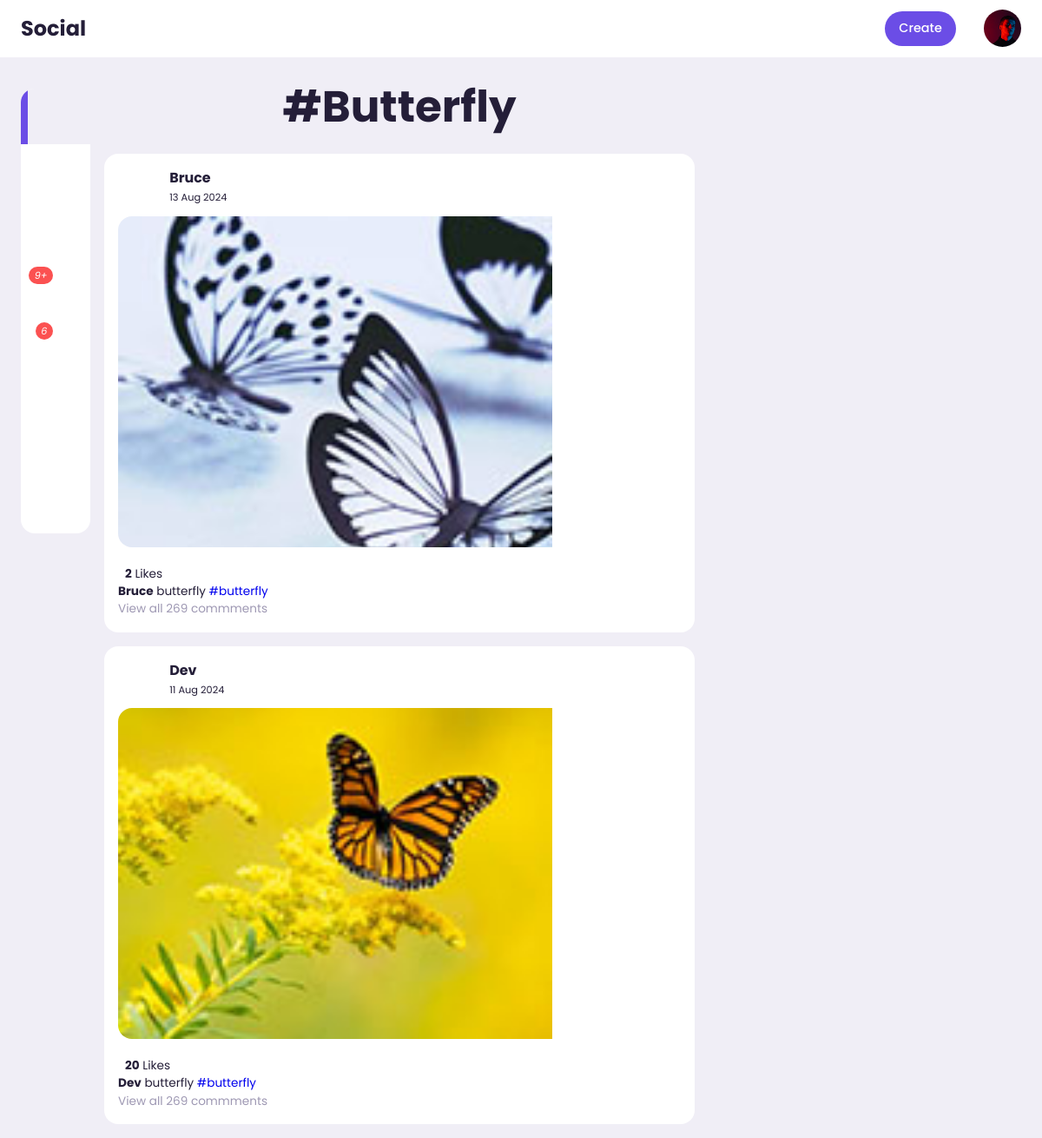
/tag/24babae7-57e2-11ef-ba1a-2c3b7007bc14, run on the app's committed database.
### post/models.py (models this page shows, shortened)
class Tag(models.Model):
    title = models.CharField(max_length=100,verbose_name="Tag")
    slug = models.SlugField(null=False,unique=True,default=uuid.uuid1)
    class Meta:
        verbose_name  = 'Tag'
        verbose_name_plural = 'Tags'
    def get_absolute_url(self):
        return reverse('tags',args=[self.slug])

class Post(models.Model):
    id = models.UUIDField(primary_key=True,default=uuid.uuid4,editable=False)
    picture = models.ImageField(upload_to=user_directory_path,verbose_name="Picture",null=True)
    caption = models.CharField(max_length=10000,verbose_name="Caption")
    posted = models.DateTimeField(auto_now_add=True)
    tag = models.ManyToManyField(Tag,related_name="tags")
    user = models.ForeignKey(User,on_delete=models.CASCADE)
    likes = models.IntegerField(default=0)
    def get_absolute_url(self):
        return reverse('post-details',args=[str(self.id)])

### post/views.py (the view)
# urls.py: path('tag/<slug:tag_slug>',views.Tags,name='tags'),
def Tags(request,tag_slug):
    tag=get_object_or_404(Tag,slug=tag_slug)
    posts = Post.objects.filter(tag=tag).order_by('-posted')
    context={
        'posts' : posts,
        'tag' : tag
    }
    return render(request,'post/tag.html',context)

### post/templates/post/tag.html (shortened to what this page needs)
{%extends 'base.html'%}
{%load static%}
    {%block content%}
<div class="middle">
    <header>
        <div>
         <h1 style="font-size: 50px; text-align:center; font-weight: bold; ">
            #{{tag.title|title}}</h1>
        </div>
    </header>
    <div class="feeds">
        {% for post in posts %}
        <div class="feed">
            <div class="head">
                <div class="user">
                    <div class="profile-photo">
                    </div>
                    <div class="ingo">
                        <h3>{{post.user.username}}</h3>
                        <small>{{post.posted|date:"d M Y"}}</small>
                    </div>
                </div>
            </div>
            <div class="photo">
                <a href="{{post.get_absolute_url}}"><img src="{{post.picture.url}}" style="width: 500px; height: 381px; object-fit: cover;" >
            </a>
            </div>
            <div class="liked-by">
                <p id="like-count-{{ post.id }}"><b>{{ post.likes }}</b> Likes</p>
            </div>
            <div class="caption">
                <p><b>{{post.user.username}}</b> {{post.caption}}
                     <span class="harsh-tag">{% for tag in post.tag.all%}<a href ="{{tag.get_absolute_url}}">#{{tag.title}}</a>{% endfor %}</span></p>
            </div>
            <div>
                <div class="comments text-muted">View all 269 commments</div>
            </div>
        </div>
        {% endfor %}
    </div>
</div>
{% endblock content %}

### static/style.css (style rules this page uses)
:root { --primary-color-hue: 252; --dark-color-lightness:17%; --light-color-lightness:95%; --white-color-lightness:100%; --color-dark : hsl(252,30%, var(--dark-color-lightness)); --color-light : hsl(252,30%,var(--light-color-lightness)); --color-gray : hsl(var(--primary-color-hue),15%,65%); --color-primary: hsl(var(--primary-color-hue),75%,60%); --color-secondary: hsl(252,100%,90%); --color-danger: hsl(0,95%,65%); --color-sucsess: hsl(120,95%,65%); --color-white: hsl(252,30%,var(--white-color-lightness)); --color-black : hsl(252,30%,10%); --border-radius: 2rem; --card-border-radius: 1rem; --btn-padding: 0.6rem 1rem; --search-padding: 0.6rem 1rem; --card-padding: 1rem; --sticky-top-left: 5.4rem; --sticky-top-right: -18rem; }
*, *::before, *::after { margin: 0; padding: 0; outline: 0; box-sizing: border-box; text-decoration: none; list-style: none; border: none; }
body { font-family: "Poppins",sans-serif ; color: var(--color-dark); background: var(--color-light); overflow-x: hidden; }
.profile-photo { width: 2.7rem; aspect-ratio: 1/1; border-radius: 50%; overflow: hidden; }
img { display: block; width: 100%; }
.text-muted { color: var(--color-gray); }
.middle .feeds .feed { background: var(--color-white); border-radius: var(--card-border-radius); padding: var(--card-padding); margin: 1rem 0; font-size: 0.85rem; line-height: 1.5; }
.middle .feed .head { display: flex; justify-content: space-between; }
.middle .feed .user { display: flex; gap: 1rem; }
.middle .feed .photo { border-radius: var(--card-border-radius); overflow: hidden; margin: 0.7rem 0; }
.middle .liked-by { display: flex; }
.middle .liked-by p { margin-left: 0.5rem; }

### data on the page
Tag: title "Butterfly", title "butterfly"
Post: user.username "Bruce", posted "13 Aug 2024", picture (picture), likes "2", caption "butterfly"
Post: user.username "Dev", posted "11 Aug 2024", picture (picture), likes "20", caption "butterfly"
